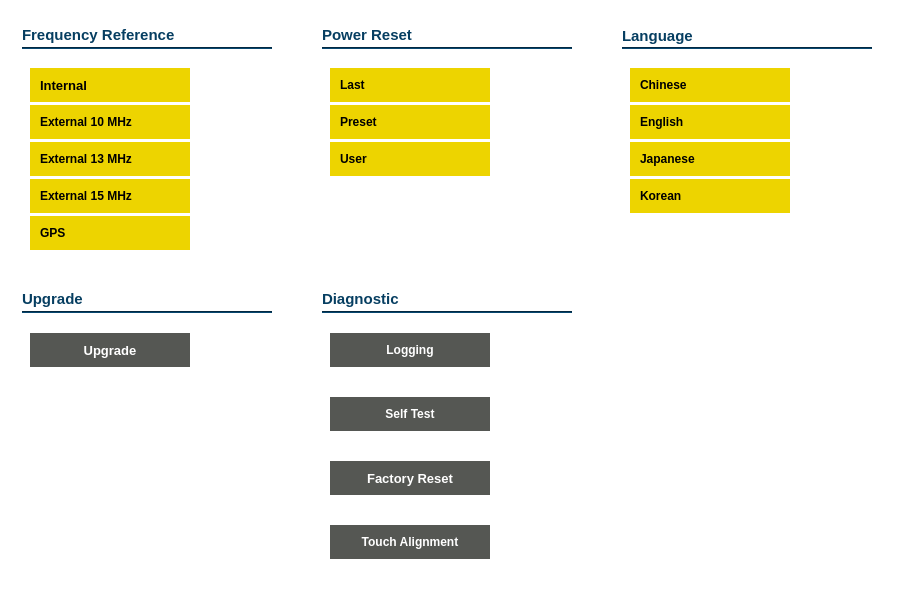
<?xml version="1.0" encoding="UTF-8"?>
<ui version="4.0">
 <class>comset</class>
 <widget class="QWidget" name="comset">
  <property name="geometry">
   <rect>
    <x>0</x>
    <y>0</y>
    <width>915</width>
    <height>589</height>
   </rect>
  </property>
  <property name="windowTitle">
   <string>Form</string>
  </property>
  <property name="styleSheet">
   <string notr="true">background-color: rgba(255, 255, 255,0.9);</string>
  </property>
  <widget class="QWidget" name="widget_2" native="true">
   <property name="geometry">
    <rect>
     <x>0</x>
     <y>0</y>
     <width>915</width>
     <height>598</height>
    </rect>
   </property>
   <property name="styleSheet">
    <string notr="true">QPushButton{font: 10pt &quot;Arial&quot;;font-weight:Bold;}
QPushButton{background-color: rgb(237, 212, 0);}
QLabel{background-color:rgba(0,0,0,0);}
QLabel{font: 11pt &quot;Arial&quot;;font-weight:Bold;}
QPushButton{border: none;}
</string>
   </property>
   <widget class="Line" name="line_4">
    <property name="geometry">
     <rect>
      <x>22</x>
      <y>47</y>
      <width>250</width>
      <height>2</height>
     </rect>
    </property>
    <property name="styleSheet">
     <string notr="true">background-color: rgba(6,62,97,1);</string>
    </property>
    <property name="orientation">
     <enum>Qt::Horizontal</enum>
    </property>
   </widget>
   <widget class="QLabel" name="label_4">
    <property name="geometry">
     <rect>
      <x>22</x>
      <y>26</y>
      <width>153</width>
      <height>17</height>
     </rect>
    </property>
    <property name="font">
     <font>
      <family>Arial</family>
      <pointsize>11</pointsize>
      <weight>75</weight>
      <bold>true</bold>
     </font>
    </property>
    <property name="styleSheet">
     <string notr="true"> color:rgba(6,62,97,1);</string>
    </property>
    <property name="text">
     <string>Frequency Reference</string>
    </property>
   </widget>
   <widget class="Line" name="line_5">
    <property name="geometry">
     <rect>
      <x>322</x>
      <y>47</y>
      <width>250</width>
      <height>2</height>
     </rect>
    </property>
    <property name="styleSheet">
     <string notr="true">background-color: rgba(6,62,97,1);</string>
    </property>
    <property name="orientation">
     <enum>Qt::Horizontal</enum>
    </property>
   </widget>
   <widget class="QLabel" name="label_5">
    <property name="geometry">
     <rect>
      <x>322</x>
      <y>26</y>
      <width>91</width>
      <height>17</height>
     </rect>
    </property>
    <property name="font">
     <font>
      <family>Arial</family>
      <pointsize>11</pointsize>
      <weight>75</weight>
      <bold>true</bold>
     </font>
    </property>
    <property name="styleSheet">
     <string notr="true"> color:rgba(6,62,97,1);</string>
    </property>
    <property name="text">
     <string>Power Reset</string>
    </property>
   </widget>
   <widget class="Line" name="line_6">
    <property name="geometry">
     <rect>
      <x>622</x>
      <y>47</y>
      <width>250</width>
      <height>2</height>
     </rect>
    </property>
    <property name="styleSheet">
     <string notr="true">background-color: rgba(6,62,97,1);</string>
    </property>
    <property name="orientation">
     <enum>Qt::Horizontal</enum>
    </property>
   </widget>
   <widget class="QLabel" name="label_6">
    <property name="geometry">
     <rect>
      <x>622</x>
      <y>27</y>
      <width>71</width>
      <height>17</height>
     </rect>
    </property>
    <property name="font">
     <font>
      <family>Arial</family>
      <pointsize>11</pointsize>
      <weight>75</weight>
      <italic>false</italic>
      <bold>true</bold>
     </font>
    </property>
    <property name="styleSheet">
     <string notr="true"> color:rgba(6,62,97,1);</string>
    </property>
    <property name="text">
     <string>Language</string>
    </property>
   </widget>
   <widget class="Line" name="line_7">
    <property name="geometry">
     <rect>
      <x>22</x>
      <y>311</y>
      <width>250</width>
      <height>2</height>
     </rect>
    </property>
    <property name="styleSheet">
     <string notr="true">background-color: rgba(6,62,97,1);</string>
    </property>
    <property name="orientation">
     <enum>Qt::Horizontal</enum>
    </property>
   </widget>
   <widget class="QLabel" name="label_7">
    <property name="geometry">
     <rect>
      <x>22</x>
      <y>290</y>
      <width>61</width>
      <height>17</height>
     </rect>
    </property>
    <property name="font">
     <font>
      <family>Arial</family>
      <pointsize>11</pointsize>
      <weight>75</weight>
      <italic>false</italic>
      <bold>true</bold>
     </font>
    </property>
    <property name="styleSheet">
     <string notr="true"> color:rgba(6,62,97,1);</string>
    </property>
    <property name="text">
     <string>Upgrade</string>
    </property>
   </widget>
   <widget class="Line" name="line_8">
    <property name="geometry">
     <rect>
      <x>322</x>
      <y>311</y>
      <width>250</width>
      <height>2</height>
     </rect>
    </property>
    <property name="styleSheet">
     <string notr="true">background-color: rgba(6,62,97,1);</string>
    </property>
    <property name="orientation">
     <enum>Qt::Horizontal</enum>
    </property>
   </widget>
   <widget class="QLabel" name="label_8">
    <property name="geometry">
     <rect>
      <x>322</x>
      <y>290</y>
      <width>77</width>
      <height>17</height>
     </rect>
    </property>
    <property name="font">
     <font>
      <family>Arial</family>
      <pointsize>11</pointsize>
      <weight>75</weight>
      <italic>false</italic>
      <bold>true</bold>
     </font>
    </property>
    <property name="styleSheet">
     <string notr="true"> color:rgba(6,62,97,1);</string>
    </property>
    <property name="text">
     <string>Diagnostic</string>
    </property>
   </widget>
   <widget class="QPushButton" name="pushButton_7">
    <property name="geometry">
     <rect>
      <x>30</x>
      <y>68</y>
      <width>160</width>
      <height>34</height>
     </rect>
    </property>
    <property name="font">
     <font>
      <family>Arial</family>
      <pointsize>10</pointsize>
      <weight>75</weight>
      <italic>false</italic>
      <bold>true</bold>
     </font>
    </property>
    <property name="layoutDirection">
     <enum>Qt::LeftToRight</enum>
    </property>
    <property name="styleSheet">
     <string notr="true">QPushButton{padding-left:10px;text-align:left;}</string>
    </property>
    <property name="text">
     <string>Internal</string>
    </property>
   </widget>
   <widget class="QPushButton" name="pushButton_8">
    <property name="geometry">
     <rect>
      <x>30</x>
      <y>105</y>
      <width>160</width>
      <height>34</height>
     </rect>
    </property>
    <property name="styleSheet">
     <string notr="true">QPushButton{padding-left:10px;text-align:left;}</string>
    </property>
    <property name="text">
     <string>External 10 MHz</string>
    </property>
   </widget>
   <widget class="QPushButton" name="pushButton_9">
    <property name="geometry">
     <rect>
      <x>30</x>
      <y>142</y>
      <width>160</width>
      <height>34</height>
     </rect>
    </property>
    <property name="styleSheet">
     <string notr="true">QPushButton{padding-left:10px;text-align:left;}</string>
    </property>
    <property name="text">
     <string>External 13 MHz</string>
    </property>
   </widget>
   <widget class="QPushButton" name="pushButton_10">
    <property name="geometry">
     <rect>
      <x>30</x>
      <y>179</y>
      <width>160</width>
      <height>34</height>
     </rect>
    </property>
    <property name="styleSheet">
     <string notr="true">QPushButton{padding-left:10px;text-align:left;}</string>
    </property>
    <property name="text">
     <string>External 15 MHz</string>
    </property>
   </widget>
   <widget class="QPushButton" name="pushButton_11">
    <property name="geometry">
     <rect>
      <x>30</x>
      <y>216</y>
      <width>160</width>
      <height>34</height>
     </rect>
    </property>
    <property name="styleSheet">
     <string notr="true">QPushButton{padding-left:10px;text-align:left;}</string>
    </property>
    <property name="text">
     <string>GPS</string>
    </property>
   </widget>
   <widget class="QPushButton" name="pushButton_12">
    <property name="geometry">
     <rect>
      <x>330</x>
      <y>68</y>
      <width>160</width>
      <height>34</height>
     </rect>
    </property>
    <property name="styleSheet">
     <string notr="true">QPushButton{padding-left:10px;text-align:left;}</string>
    </property>
    <property name="text">
     <string>Last</string>
    </property>
   </widget>
   <widget class="QPushButton" name="pushButton_13">
    <property name="geometry">
     <rect>
      <x>330</x>
      <y>105</y>
      <width>160</width>
      <height>34</height>
     </rect>
    </property>
    <property name="styleSheet">
     <string notr="true">QPushButton{padding-left:10px;text-align:left;}</string>
    </property>
    <property name="text">
     <string>Preset</string>
    </property>
   </widget>
   <widget class="QPushButton" name="pushButton_14">
    <property name="geometry">
     <rect>
      <x>330</x>
      <y>142</y>
      <width>160</width>
      <height>34</height>
     </rect>
    </property>
    <property name="styleSheet">
     <string notr="true">QPushButton{padding-left:10px;text-align:left;}</string>
    </property>
    <property name="text">
     <string>User</string>
    </property>
   </widget>
   <widget class="QPushButton" name="pushButton_15">
    <property name="geometry">
     <rect>
      <x>630</x>
      <y>68</y>
      <width>160</width>
      <height>34</height>
     </rect>
    </property>
    <property name="styleSheet">
     <string notr="true">QPushButton{padding-left:10px;text-align:left;}</string>
    </property>
    <property name="text">
     <string>Chinese</string>
    </property>
   </widget>
   <widget class="QPushButton" name="pushButton_16">
    <property name="geometry">
     <rect>
      <x>630</x>
      <y>105</y>
      <width>160</width>
      <height>34</height>
     </rect>
    </property>
    <property name="styleSheet">
     <string notr="true">QPushButton{padding-left:10px;text-align:left;}</string>
    </property>
    <property name="text">
     <string>English</string>
    </property>
   </widget>
   <widget class="QPushButton" name="pushButton_17">
    <property name="geometry">
     <rect>
      <x>630</x>
      <y>142</y>
      <width>160</width>
      <height>34</height>
     </rect>
    </property>
    <property name="styleSheet">
     <string notr="true">QPushButton{padding-left:10px;text-align:left;}</string>
    </property>
    <property name="text">
     <string>Japanese</string>
    </property>
   </widget>
   <widget class="QPushButton" name="pushButton_18">
    <property name="geometry">
     <rect>
      <x>630</x>
      <y>179</y>
      <width>160</width>
      <height>34</height>
     </rect>
    </property>
    <property name="styleSheet">
     <string notr="true">QPushButton{padding-left:10px;text-align:left;}</string>
    </property>
    <property name="text">
     <string>Korean</string>
    </property>
   </widget>
   <widget class="QPushButton" name="pushButton_19">
    <property name="geometry">
     <rect>
      <x>30</x>
      <y>333</y>
      <width>160</width>
      <height>34</height>
     </rect>
    </property>
    <property name="font">
     <font>
      <family>Arial</family>
      <pointsize>10</pointsize>
      <weight>75</weight>
      <italic>false</italic>
      <bold>true</bold>
     </font>
    </property>
    <property name="styleSheet">
     <string notr="true">color: rgb(255, 255, 255);
background-color: rgb(85, 87, 83);</string>
    </property>
    <property name="text">
     <string>Upgrade</string>
    </property>
   </widget>
   <widget class="QPushButton" name="pushButton_20">
    <property name="geometry">
     <rect>
      <x>330</x>
      <y>333</y>
      <width>160</width>
      <height>34</height>
     </rect>
    </property>
    <property name="styleSheet">
     <string notr="true">color: rgb(255, 255, 255);
background-color: rgb(85, 87, 83);</string>
    </property>
    <property name="text">
     <string>Logging</string>
    </property>
   </widget>
   <widget class="QPushButton" name="pushButton_21">
    <property name="geometry">
     <rect>
      <x>330</x>
      <y>397</y>
      <width>160</width>
      <height>34</height>
     </rect>
    </property>
    <property name="styleSheet">
     <string notr="true">color: rgb(255, 255, 255);
background-color: rgb(85, 87, 83);</string>
    </property>
    <property name="text">
     <string>Self Test</string>
    </property>
   </widget>
   <widget class="QPushButton" name="pushButton_22">
    <property name="geometry">
     <rect>
      <x>330</x>
      <y>461</y>
      <width>160</width>
      <height>34</height>
     </rect>
    </property>
    <property name="font">
     <font>
      <family>Arial</family>
      <pointsize>10</pointsize>
      <weight>75</weight>
      <italic>false</italic>
      <bold>true</bold>
     </font>
    </property>
    <property name="styleSheet">
     <string notr="true">color: rgb(255, 255, 255);
background-color: rgb(85, 87, 83);</string>
    </property>
    <property name="text">
     <string>Factory Reset</string>
    </property>
   </widget>
   <widget class="QPushButton" name="pushButton_23">
    <property name="geometry">
     <rect>
      <x>330</x>
      <y>525</y>
      <width>160</width>
      <height>34</height>
     </rect>
    </property>
    <property name="styleSheet">
     <string notr="true">color: rgb(255, 255, 255);
background-color: rgb(85, 87, 83);</string>
    </property>
    <property name="text">
     <string>Touch Alignment</string>
    </property>
   </widget>
  </widget>
 </widget>
 <resources/>
 <connections/>
</ui>
